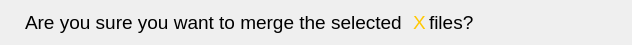
<?xml version="1.0" encoding="UTF-8"?>
<ui version="4.0">
 <class>MergeQuestionDlg</class>
 <widget class="QWidget" name="MergeQuestionDlg">
  <property name="geometry">
   <rect>
    <x>0</x>
    <y>0</y>
    <width>632</width>
    <height>37</height>
   </rect>
  </property>
  <property name="windowTitle">
   <string>Statistical Outlier Removal</string>
  </property>
  <layout class="QHBoxLayout" name="horizontalLayout" stretch="2,0,1">
   <property name="spacing">
    <number>3</number>
   </property>
   <property name="leftMargin">
    <number>25</number>
   </property>
   <item>
    <widget class="QLabel" name="label">
     <property name="font">
      <font>
       <pointsize>14</pointsize>
      </font>
     </property>
     <property name="text">
      <string>Are you sure you want to merge the selected</string>
     </property>
    </widget>
   </item>
   <item>
    <widget class="QLabel" name="label_num">
     <property name="font">
      <font>
       <pointsize>14</pointsize>
      </font>
     </property>
     <property name="styleSheet">
      <string notr="true">color:#ffc804; </string>
     </property>
     <property name="text">
      <string>X</string>
     </property>
    </widget>
   </item>
   <item>
    <widget class="QLabel" name="label_3">
     <property name="font">
      <font>
       <pointsize>14</pointsize>
      </font>
     </property>
     <property name="text">
      <string>files?</string>
     </property>
    </widget>
   </item>
  </layout>
 </widget>
 <resources/>
 <connections/>
</ui>
